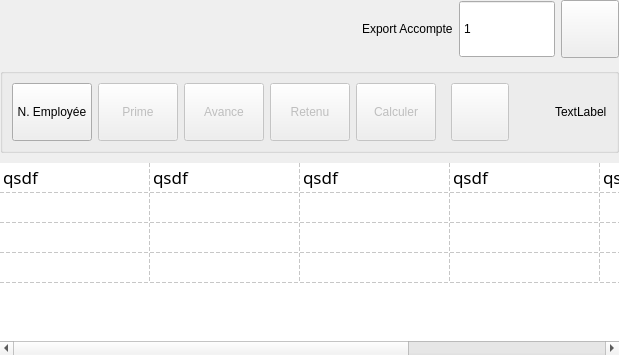
               <widget class="QWidget" name="EmployesPage">
                <layout class="QVBoxLayout" name="verticalLayout_11">
                 <property name="spacing">
                  <number>0</number>
                 </property>
                 <property name="leftMargin">
                  <number>0</number>
                 </property>
                 <property name="topMargin">
                  <number>0</number>
                 </property>
                 <property name="rightMargin">
                  <number>0</number>
                 </property>
                 <property name="bottomMargin">
                  <number>0</number>
                 </property>
                 <item>
                  <widget class="QWidget" name="employeWidgetContainer" native="true">
                   <layout class="QVBoxLayout" name="verticalLayout_22">
                    <property name="spacing">
                     <number>10</number>
                    </property>
                    <property name="leftMargin">
                     <number>0</number>
                    </property>
                    <property name="topMargin">
                     <number>0</number>
                    </property>
                    <property name="rightMargin">
                     <number>0</number>
                    </property>
                    <property name="bottomMargin">
                     <number>0</number>
                    </property>
                    <item>
                     <widget class="QFrame" name="searchFrame">
                      <property name="frameShape">
                       <enum>QFrame::NoFrame</enum>
                      </property>
                      <property name="frameShadow">
                       <enum>QFrame::Raised</enum>
                      </property>
                      <layout class="QHBoxLayout" name="horizontalLayout_4">
                       <property name="leftMargin">
                        <number>0</number>
                       </property>
                       <property name="topMargin">
                        <number>0</number>
                       </property>
                       <property name="rightMargin">
                        <number>0</number>
                       </property>
                       <property name="bottomMargin">
                        <number>0</number>
                       </property>
                       <item>
                        <spacer name="horizontalSpacer_6">
                         <property name="orientation">
                          <enum>Qt::Horizontal</enum>
                         </property>
                         <property name="sizeHint" stdset="0">
                          <size>
                           <width>40</width>
                           <height>20</height>
                          </size>
                         </property>
                        </spacer>
                       </item>
                       <item>
                        <widget class="QLabel" name="label_15">
                         <property name="text">
                          <string>Export Accompte</string>
                         </property>
                        </widget>
                       </item>
                       <item>
                        <widget class="QSpinBox" name="spinBoxExportAccpmptMonth">
                         <property name="minimumSize">
                          <size>
                           <width>96</width>
                           <height>58</height>
                          </size>
                         </property>
                         <property name="buttonSymbols">
                          <enum>QAbstractSpinBox::NoButtons</enum>
                         </property>
                         <property name="minimum">
                          <number>1</number>
                         </property>
                         <property name="maximum">
                          <number>12</number>
                         </property>
                        </widget>
                       </item>
                       <item>
                        <widget class="QPushButton" name="buttonExportAccomptDetails">
                         <property name="sizePolicy">
                          <sizepolicy hsizetype="Fixed" vsizetype="Fixed">
                           <horstretch>0</horstretch>
                           <verstretch>0</verstretch>
                          </sizepolicy>
                         </property>
                         <property name="minimumSize">
                          <size>
                           <width>58</width>
                           <height>58</height>
                          </size>
                         </property>
                         <property name="toolTip">
                          <string>Générer Excel Détaillé</string>
                         </property>
                         <property name="text">
                          <string/>
                         </property>
                         <property name="iconSize">
                          <size>
                           <width>30</width>
                           <height>30</height>
                          </size>
                         </property>
                        </widget>
                       </item>
                      </layout>
                     </widget>
                    </item>
                    <item>
                     <widget class="QGroupBox" name="groupBoxToolBar_2">
                      <property name="title">
                       <string/>
                      </property>
                      <layout class="QHBoxLayout" name="horizontalLayout">
                       <property name="leftMargin">
                        <number>9</number>
                       </property>
                       <property name="topMargin">
                        <number>9</number>
                       </property>
                       <property name="rightMargin">
                        <number>9</number>
                       </property>
                       <property name="bottomMargin">
                        <number>9</number>
                       </property>
                       <item>
                        <widget class="QPushButton" name="buttonNewEmploye">
                         <property name="sizePolicy">
                          <sizepolicy hsizetype="Preferred" vsizetype="Preferred">
                           <horstretch>0</horstretch>
                           <verstretch>0</verstretch>
                          </sizepolicy>
                         </property>
                         <property name="minimumSize">
                          <size>
                           <width>0</width>
                           <height>56</height>
                          </size>
                         </property>
                         <property name="cursor">
                          <cursorShape>PointingHandCursor</cursorShape>
                         </property>
                         <property name="toolTip">
                          <string>Ajouter des Employés</string>
                         </property>
                         <property name="styleSheet">
                          <string notr="true"/>
                         </property>
                         <property name="text">
                          <string>N. Employée</string>
                         </property>
                         <property name="icon">
                          <iconset resource="../resources.qrc">
                           <normaloff>:/icons/images/icons/cil-plus.png</normaloff>:/icons/images/icons/cil-plus.png</iconset>
                         </property>
                         <property name="iconSize">
                          <size>
                           <width>28</width>
                           <height>28</height>
                          </size>
                         </property>
                        </widget>
                       </item>
                       <item>
                        <widget class="QPushButton" name="buttonEmployeNewPrime">
                         <property name="enabled">
                          <bool>false</bool>
                         </property>
                         <property name="sizePolicy">
                          <sizepolicy hsizetype="Preferred" vsizetype="Preferred">
                           <horstretch>0</horstretch>
                           <verstretch>0</verstretch>
                          </sizepolicy>
                         </property>
                         <property name="minimumSize">
                          <size>
                           <width>0</width>
                           <height>56</height>
                          </size>
                         </property>
                         <property name="cursor">
                          <cursorShape>PointingHandCursor</cursorShape>
                         </property>
                         <property name="toolTip">
                          <string>Nouvelle Prime</string>
                         </property>
                         <property name="styleSheet">
                          <string/>
                         </property>
                         <property name="text">
                          <string>Prime</string>
                         </property>
                         <property name="icon">
                          <iconset resource="../resources.qrc">
                           <normaloff>:/icons/images/icons/cil-plus.png</normaloff>:/icons/images/icons/cil-plus.png</iconset>
                         </property>
                         <property name="iconSize">
                          <size>
                           <width>28</width>
                           <height>28</height>
                          </size>
                         </property>
                        </widget>
                       </item>
                       <item>
                        <widget class="QPushButton" name="buttonEmployeNewAvance">
                         <property name="enabled">
                          <bool>false</bool>
                         </property>
                         <property name="sizePolicy">
                          <sizepolicy hsizetype="Preferred" vsizetype="Preferred">
                           <horstretch>0</horstretch>
                           <verstretch>0</verstretch>
                          </sizepolicy>
                         </property>
                         <property name="minimumSize">
                          <size>
                           <width>0</width>
                           <height>56</height>
                          </size>
                         </property>
                         <property name="cursor">
                          <cursorShape>PointingHandCursor</cursorShape>
                         </property>
                         <property name="toolTip">
                          <string>Nouvell Avance</string>
                         </property>
                         <property name="styleSheet">
                          <string/>
                         </property>
                         <property name="text">
                          <string>Avance</string>
                         </property>
                         <property name="icon">
                          <iconset resource="../resources.qrc">
                           <normaloff>:/icons/images/icons/cil-plus.png</normaloff>:/icons/images/icons/cil-plus.png</iconset>
                         </property>
                         <property name="iconSize">
                          <size>
                           <width>28</width>
                           <height>28</height>
                          </size>
                         </property>
                        </widget>
                       </item>
                       <item>
                        <widget class="QPushButton" name="buttonEmployeNewRetenu">
                         <property name="enabled">
                          <bool>false</bool>
                         </property>
                         <property name="sizePolicy">
                          <sizepolicy hsizetype="Preferred" vsizetype="Preferred">
                           <horstretch>0</horstretch>
                           <verstretch>0</verstretch>
                          </sizepolicy>
                         </property>
                         <property name="minimumSize">
                          <size>
                           <width>0</width>
                           <height>56</height>
                          </size>
                         </property>
                         <property name="toolTip">
                          <string>Nouvelle Retenue</string>
                         </property>
                         <property name="styleSheet">
                          <string/>
                         </property>
                         <property name="text">
                          <string>Retenu</string>
                         </property>
                         <property name="icon">
                          <iconset resource="../resources.qrc">
                           <normaloff>:/icons/images/icons/cil-minus.png</normaloff>:/icons/images/icons/cil-minus.png</iconset>
                         </property>
                         <property name="iconSize">
                          <size>
                           <width>28</width>
                           <height>28</height>
                          </size>
                         </property>
                        </widget>
                       </item>
                       <item>
                        <widget class="QPushButton" name="buttonCalculateSalaire">
                         <property name="enabled">
                          <bool>false</bool>
                         </property>
                         <property name="sizePolicy">
                          <sizepolicy hsizetype="Preferred" vsizetype="Preferred">
                           <horstretch>0</horstretch>
                           <verstretch>0</verstretch>
                          </sizepolicy>
                         </property>
                         <property name="minimumSize">
                          <size>
                           <width>0</width>
                           <height>56</height>
                          </size>
                         </property>
                         <property name="toolTip">
                          <string>Calculer le Salaire</string>
                         </property>
                         <property name="styleSheet">
                          <string/>
                         </property>
                         <property name="text">
                          <string>Calculer</string>
                         </property>
                         <property name="icon">
                          <iconset resource="../resources.qrc">
                           <normaloff>:/icons/images/icons/cil-exposure.png</normaloff>:/icons/images/icons/cil-exposure.png</iconset>
                         </property>
                         <property name="iconSize">
                          <size>
                           <width>28</width>
                           <height>28</height>
                          </size>
                         </property>
                        </widget>
                       </item>
                       <item>
                        <widget class="Line" name="line_3">
                         <property name="frameShadow">
                          <enum>QFrame::Sunken</enum>
                         </property>
                         <property name="lineWidth">
                          <number>0</number>
                         </property>
                         <property name="orientation">
                          <enum>Qt::Vertical</enum>
                         </property>
                        </widget>
                       </item>
                       <item>
                        <widget class="QPushButton" name="buttonDeleteEmploye">
                         <property name="enabled">
                          <bool>false</bool>
                         </property>
                         <property name="sizePolicy">
                          <sizepolicy hsizetype="Fixed" vsizetype="Fixed">
                           <horstretch>0</horstretch>
                           <verstretch>0</verstretch>
                          </sizepolicy>
                         </property>
                         <property name="minimumSize">
                          <size>
                           <width>58</width>
                           <height>58</height>
                          </size>
                         </property>
                         <property name="cursor">
                          <cursorShape>PointingHandCursor</cursorShape>
                         </property>
                         <property name="toolTip">
                          <string>Suprimer</string>
                         </property>
                         <property name="text">
                          <string/>
                         </property>
                         <property name="icon">
                          <iconset>
                           <normaloff>:/icons/icons/scissors--minus.png</normaloff>:/icons/icons/scissors--minus.png</iconset>
                         </property>
                         <property name="iconSize">
                          <size>
                           <width>30</width>
                           <height>30</height>
                          </size>
                         </property>
                        </widget>
                       </item>
                       <item>
                        <spacer name="horizontalSpacer">
                         <property name="orientation">
                          <enum>Qt::Horizontal</enum>
                         </property>
                         <property name="sizeHint" stdset="0">
                          <size>
                           <width>40</width>
                           <height>20</height>
                          </size>
                         </property>
                        </spacer>
                       </item>
                       <item>
                        <widget class="QLabel" name="labelEmployesCount">
                         <property name="text">
                          <string>TextLabel</string>
                         </property>
                        </widget>
                       </item>
                      </layout>
                     </widget>
                    </item>
                    <item>
                     <widget class="MyTable" name="employesTableWidget">
                      <property name="minimumSize">
                       <size>
                        <width>0</width>
                        <height>0</height>
                       </size>
                      </property>
                      <property name="font">
                       <font>
                        <family>Lucida Casual</family>
                        <pointsize>13</pointsize>
                        <weight>50</weight>
                        <italic>false</italic>
                        <bold>false</bold>
                       </font>
                      </property>
                      <property name="frameShape">
                       <enum>QFrame::NoFrame</enum>
                      </property>
                      <property name="editTriggers">
                       <set>QAbstractItemView::DoubleClicked</set>
                      </property>
                      <property name="alternatingRowColors">
                       <bool>false</bool>
                      </property>
                      <property name="selectionBehavior">
                       <enum>QAbstractItemView::SelectRows</enum>
                      </property>
                      <property name="gridStyle">
                       <enum>Qt::DashLine</enum>
                      </property>
                      <property name="sortingEnabled">
                       <bool>true</bool>
                      </property>
                      <property name="columnCount">
                       <number>6</number>
                      </property>
                      <attribute name="horizontalHeaderVisible">
                       <bool>false</bool>
                      </attribute>
                      <attribute name="horizontalHeaderCascadingSectionResizes">
                       <bool>false</bool>
                      </attribute>
                      <attribute name="horizontalHeaderDefaultSectionSize">
                       <number>150</number>
                      </attribute>
                      <attribute name="horizontalHeaderShowSortIndicator" stdset="0">
                       <bool>false</bool>
                      </attribute>
                      <attribute name="horizontalHeaderStretchLastSection">
                       <bool>true</bool>
                      </attribute>
                      <attribute name="verticalHeaderVisible">
                       <bool>false</bool>
                      </attribute>
                      <row>
                       <property name="text">
                        <string>New Row</string>
                       </property>
                      </row>
                      <row>
                       <property name="text">
                        <string>New Row</string>
                       </property>
                      </row>
                      <row>
                       <property name="text">
                        <string>New Row</string>
                       </property>
                      </row>
                      <row>
                       <property name="text">
                        <string>New Row</string>
                       </property>
                      </row>
                      <column>
                       <property name="text">
                        <string>ID</string>
                       </property>
                      </column>
                      <column>
                       <property name="text">
                        <string>Date</string>
                       </property>
                      </column>
                      <column>
                       <property name="text">
                        <string>Operation</string>
                       </property>
                      </column>
                      <column>
                       <property name="text">
                        <string>Employe</string>
                       </property>
                      </column>
                      <column>
                       <property name="text">
                        <string>Montant</string>
                       </property>
                      </column>
                      <column>
                       <property name="text">
                        <string>Motif</string>
                       </property>
                      </column>
                      <item row="0" column="0">
                       <property name="text">
                        <string>qsdf</string>
                       </property>
                      </item>
                      <item row="0" column="1">
                       <property name="text">
                        <string>qsdf</string>
                       </property>
                      </item>
                      <item row="0" column="2">
                       <property name="text">
                        <string>qsdf</string>
                       </property>
                      </item>
                      <item row="0" column="3">
                       <property name="text">
                        <string>qsdf</string>
                       </property>
                      </item>
                      <item row="0" column="4">
                       <property name="text">
                        <string>qsdf</string>
                       </property>
                      </item>
                     </widget>
                    </item>
                   </layout>
                  </widget>
                 </item>
                </layout>
               </widget>
